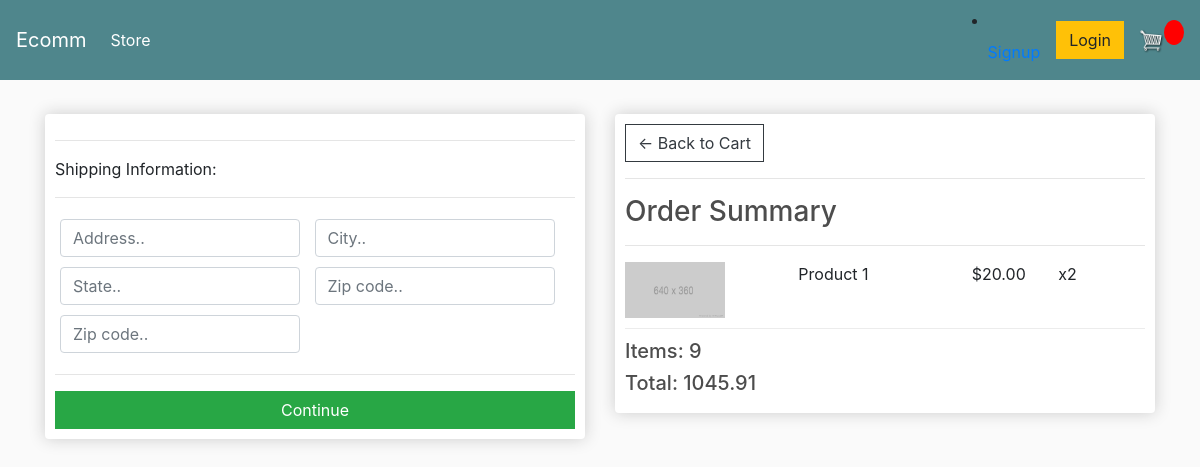
The page /checkout/ (signed in) on the database as committed earlier.
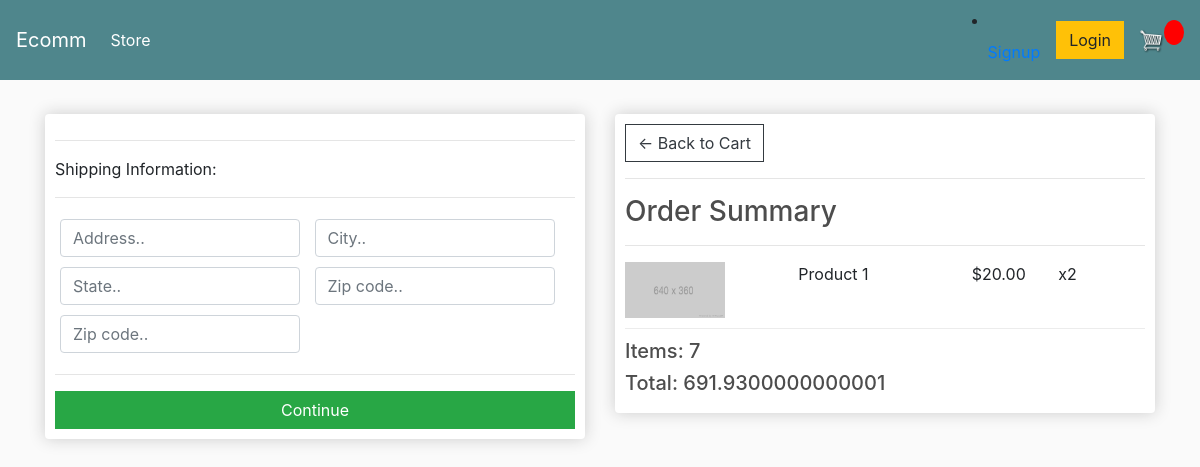
The same page on the database as committed later.
### store/models.py (models this page shows, shortened)
class Order(models.Model):
    customer = models.ForeignKey(Customer, on_delete=models.SET_NULL, blank=True, null=True)
    date_orderd = models.DateTimeField(auto_now_add=True)
    complete = models.BooleanField(default=False, null=True, blank=False)
    transaction_id = models.CharField(max_length=200, null=True)
    @property
    def shipping(self):
        shipping = False
        orderitems = self.orderitem_set.all()
        for i in orderitems:
            if i.product.digital == False:
                shipping = True
        return shipping
    @property
    def get_cart_total(self):
        orderitems = self.orderitem_set.all()
        total = sum([item.get_total for item in orderitems])
        return total
    @property
    def get_cart_items(self):
        orderitems = self.orderitem_set.all()
        total = sum([item.quantity for item in orderitems])
        return total

class OrderItem(models.Model):
    product = models.ForeignKey(Product, on_delete=models.SET_NULL, blank=True, null=True)
    order = models.ForeignKey(Order, on_delete=models.SET_NULL, blank=True, null=True)
    quantity = models.IntegerField(default=0, null=True, blank=True)
    date_added = models.DateTimeField(auto_now_add=True)
    @property
    def get_total(self):
        total = self.product.price * self.quantity
        return total

class Product(models.Model):
    name = models.CharField(max_length=200)
    price = models.FloatField()
    digital = models.BooleanField(default=False, null=True, blank=True)
    image = models.ImageField(null=True, blank=True)

### store/views.py (the view)
# urls.py: path('checkout/', views.checkout, name="checkout"),
def checkout(request):
	if request.user.is_authenticated:
		customer = request.user.customer
		order, created = Order.objects.get_or_create(customer=customer, complete=False)
		items = order.orderitem_set.all()
	else:
		items = []
		order = {'get_cart_total':0, 'get_cart_items':0, 'shipping':False}
	context = {'items':items, 'order':order}
	return render(request, 'store/checkout.html', context)

### store/templates/store/checkout.html (shortened to what this page needs)
{% extends 'store/main.html' %}
{% load static %}
{% block content %}
<div class="row">
     <div class="col-lg-6">
          <div class="box-element" id="form-wrapper">
               <form id="form">
                    <div id="shipping-info">
                         <hr>
                         <p>Shipping Information:</p>
                         <hr>
                         <div class="form-field">
                              <input class="form-control" type="text" name="address" placeholder="Address..">
                         </div>
                         <div class="form-field">
                              <input class="form-control" type="text" name="city" placeholder="City..">
                         </div>
                         <div class="form-field">
                              <input class="form-control" type="text" name="state" placeholder="State..">
                         </div>
                         <div class="form-field">
                              <input class="form-control" type="text" name="zipcode" placeholder="Zip code..">
                         </div>
                         <div class="form-field">
                              <input class="form-control" type="text" name="country" placeholder="Zip code..">
                         </div>
                    </div>
                    <hr>
                    <input id="form-button" class="btn btn-success btn-block" type="submit" value="Continue">
               </form>
          </div>
          <br>
     </div>
     <div class="col-lg-6">
          <div class="box-element">
               <a  class="btn btn-outline-dark" href="{% url 'cart' %}">&#x2190; Back to Cart</a>
               <hr>
               <h3>Order Summary</h3>
               <hr>
               <div class="cart-row">
                    <div style="flex:2"><img class="row-image" src="{% static 'images/placeholder.png' %}"></div>
                    <div style="flex:2"><p>Product 1</p></div>
                    <div style="flex:1"><p>$20.00</p></div>
                    <div style="flex:1"><p>x2</p></div>
               </div>
               <h5>Items:  {{order.get_cart_items}}</h5>
               <h5>Total:   {{order.get_cart_total}}</h5>
          </div>
     </div>
</div>
{% endblock content %}

Rows that differ between the two databases and show on the page:
changed through a linked row, Order: get_cart_items "9" → "7"; get_cart_total "1045.91" → "691.9300000000001"
